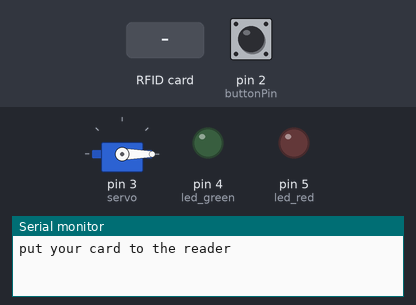
The sketch below on a simulated Arduino Uno, built with avr-gcc and run on an emulated ATmega328P. On the bench: servo, output pins drawn as LEDs (lit = HIGH), the last lines printed to the serial monitor. The inputs (shaded band) are chosen by the test bench; at power-on: pin 2 (buttonPin) LOW. Pins used as bus, display or sensor lines are not drawn.

Above: at 1.2 s.
1.3 s: pin 2 (buttonPin) pulled HIGH for 3.2 s
At 2.1 s:
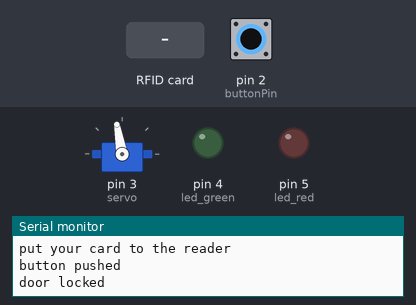
6.0 s: RFID card 5E 7A 19 C4 held to the reader
At 6.8 s:
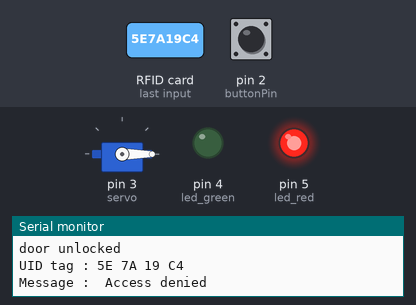
8.5 s: pin 2 (buttonPin) pulled HIGH for 0.15 s
At 9.3 s:
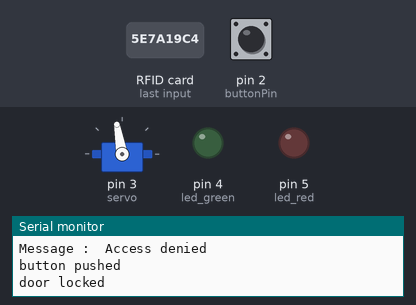
10.1 s: RFID card 5E 7A 19 C4 held to the reader
At 10.7 s:
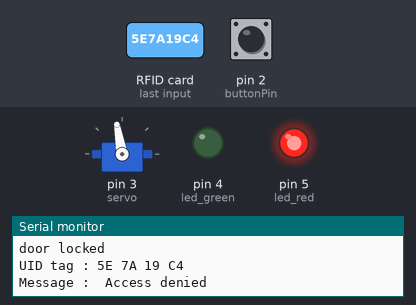
12.6 s: pin 2 (buttonPin) pulled HIGH for 1 s
At 13.9 s:
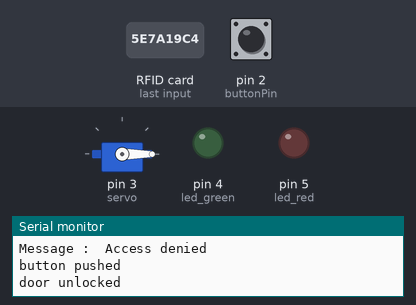
Timing chart, 0 to 15.6 s (numbered marks = the images above; inputs shaded):
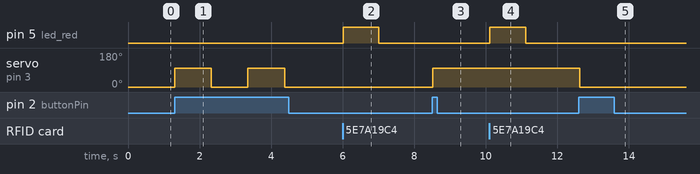

Measured:
- after the input at 1.3 s, servo on pin 3 (servo): alternates 100° for 1.0 s and 0° for 1.0 s, starting at once
- after the input at 6.0 s, pin 5 (led_red): LOW → HIGH at once, → LOW 1.0 s later
- after the input at 8.5 s, servo on pin 3 (servo): 0° → 100° at once
- after the input at 10.1 s, pin 5 (led_red): LOW → HIGH at once, → LOW 1.0 s later
- after the input at 12.6 s, servo on pin 3 (servo): 100° → 0° at once

The sketch:

RFID_arduino_code.ino
```cpp
//RFID

/**
 *
 * this code is used to control a servo motor to lock and unlock a door
 * with a rfid signal. A button is also use to lock or unlock the door
 * manually.
 *
 * Leds are used to indicate if a rfid card is valid or not.
 */

 #include <SPI.h>
 #include <Servo.h>
 #include <MFRC522.h>

 #define SS_PIN 10
 #define RST_PIN 9
 #define led_green 4
 #define led_red 5
 #define True 1
 #define False 0

 const int buttonPin = 2;
 int buttonState = 0;

 int lock = False; // 0 unlock, 1 lock

MFRC522 mfrc522(SS_PIN, RST_PIN);
 Servo servo; // define servo name

void setup() {
  Serial.begin(9600);
  SPI.begin();
  mfrc522.PCD_Init();   // Initiate MFRC522
  servo.attach(3); //servo pin
  servo.write(0); // start position
  pinMode(led_green, OUTPUT);
  pinMode(led_red, OUTPUT);
  pinMode(buttonPin, INPUT);


  Serial.println("put your card to the reader");
  Serial.println();

}

void loop() {
  // read the state of the pushbutton value:
  buttonState = digitalRead(buttonPin);

  if(buttonState == HIGH){
    Serial.println("button pushed");

    if(lock == False){// lock the door
      Serial.println("door locked");
      servo.write(100);
      lock = True;

    } else if (lock == True){ //unlock the door
      Serial.println("door unlocked");
      servo.write(0);
      lock = False;
    }
    delay(1000);
  }


      //look for new cards
    if( ! mfrc522.PICC_IsNewCardPresent()){
      return;
    }
    //Select one of the cards
    if( ! mfrc522.PICC_ReadCardSerial()){
      return;
    }

  //Show UID on serial monitor
  Serial.print("UID tag :");
  String content= "";
  byte letter;
  for (byte i = 0; i < mfrc522.uid.size; i++)
  {
     Serial.print(mfrc522.uid.uidByte[i] < 0x10 ? " 0" : " ");
     Serial.print(mfrc522.uid.uidByte[i], HEX);
     content.concat(String(mfrc522.uid.uidByte[i] < 0x10 ? " 0" : " "));
     content.concat(String(mfrc522.uid.uidByte[i], HEX));
  }
  Serial.println();
  Serial.print("Message : ");
  content.toUpperCase();


    if( content.substring(1) == "XX XX XX XX"){ // your rfid chip number

        Serial.println("Authorized access");
        Serial.println();
        delay(500);
        digitalWrite(led_green, HIGH);
        delay(500);
        digitalWrite(led_green, LOW);
        delay(500);
        digitalWrite(led_green, HIGH);
        delay(500);
        digitalWrite(led_green, LOW);

        if(lock == False){// lock the door
          Serial.println("door locked");
          servo.write(100);
          lock = True;

        } else if (lock == True){ //unlock the door
          Serial.println("door unlocked");
          servo.write(0);
          lock = False;
        }

      } else {
        Serial.println(" Access denied");
        digitalWrite(led_red, HIGH);
        delay(1000);
        digitalWrite(led_red, LOW);
      }


  }
```
